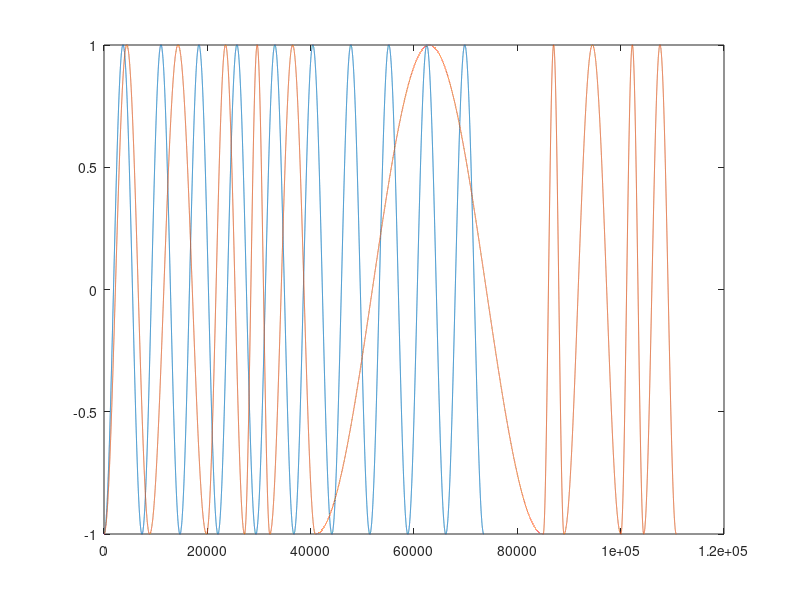
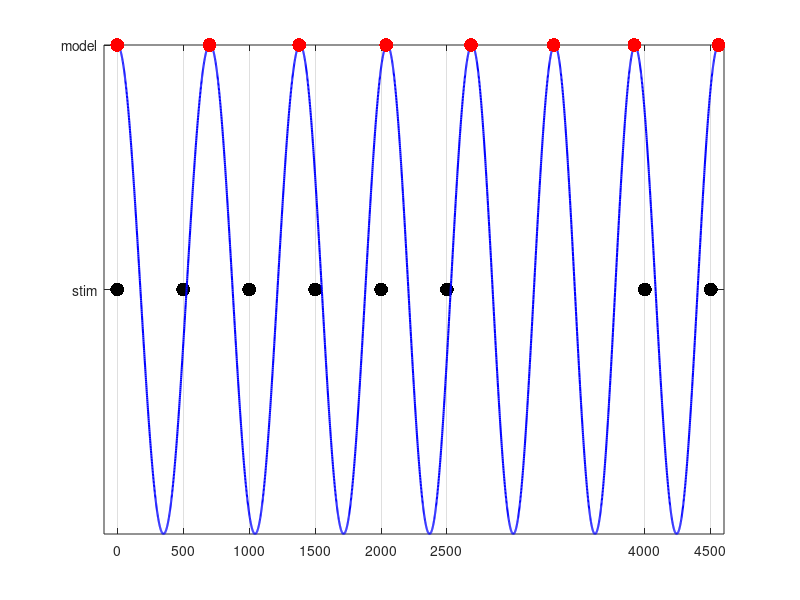

Here is the MATLAB script that generated these plots, in order: (Note: this script raises an error after producing the figures.)
clear all;clc;
figure;

dur = 3;
f = 6;
fs = 44100;  
Ts = 1/44100;              % sampling period
% ncycs = f/dur;          % number of cycles

ncycs = 10;             %have to give int

% dur = f / ncycs;
% Tvec = 1/fs:Ts:dur;     % time vector. <<< changed to ones(..)

%--------single freq
test = [];
fi  = f;
for ii = 1:ncycs
    cycdur = 1/fi;
    cycT   = Ts:Ts:cycdur;
    test = [test cos(2*pi*fi*cycT+pi)];
end

% subplot(2,1,1)
plot(test); hold on;

testm = [];
flist = randi(2*f,ncycs,1);
for ii = 1:ncycs
    cycdur = 1/flist(ii);
    cycT   = Ts:Ts:cycdur;
    testm = [testm cos(2*pi*flist(ii)*cycT+pi)];
end

% subplot(2,1,2)
plot(testm)

%% 
clear; clc; close all;

fs = 100;  
Ts = 1/fs;  
sinwa = [];

stim_ioi = 500;
gap_int = 3;

stim_seq = [repmat(stim_ioi,5,1)' stim_ioi*gap_int stim_ioi];
% stim_seq = [repmat(500,5,1)' 1500 500];

Wpha = .9;
Wper =  .1;

% pha = 0;            % phase corr term
% per = 500;          % period corr term
% C = 0;              % temporal contrast
pha = NaN(length(stim_seq),1)';
pha(1) = 0;

per = NaN(length(stim_seq),1)';
per(1) = 700;



chist = [];

% model stim seq loop -------------------
for i = 1:length(stim_seq)

    C = mod((pha(i) + stim_seq(i)/per(i)),1);
    
    if C > .5
        C = C - 1;
    end

    pha(i+1) = (1 - Wpha)*C;
    per(i+1) = (1 + Wper*C)*per(i);

    chist(i) = C;
    
%     freq = fs/per(i);
%     cycdur = per(i)/fs;
%     cycT   = 0:Ts:cycdur;
%     sinwa = [sinwa cos(2*pi*freq*cycT)];
     freq = fs/per(i);
      cycdur = per(i)/fs;
      cycT   = 0:Ts:cycdur;
      sinwa = [sinwa cos(2*pi*freq*cycT + pha(i))];
end





stim_seq_times = [0 cumsum(stim_seq)];
per_seq_times = [0 cumsum(per)];

figure;
plot(stim_seq_times, zeros(length(stim_seq_times),1) , '.k', 'MarkerSize', 30)
hold on;
plot(sinwa, 'linewidth', 1.5, 'color', 'b')

plot(per_seq_times, ones(length(per_seq_times),1) , '.r', 'MarkerSize', 30)

xticks(stim_seq_times); grid on; 
yticks([0 1]); yticklabels({'stim', 'model'});
set(gca, 'YGrid', 'off', 'xlim', [-100 max(stim_seq_times)+100]);
EK_plotlabels('timepoints', '', ['C_{final} = ' num2str(C)], 15);
set(gcf,'Position',[1500 500 800 300])

